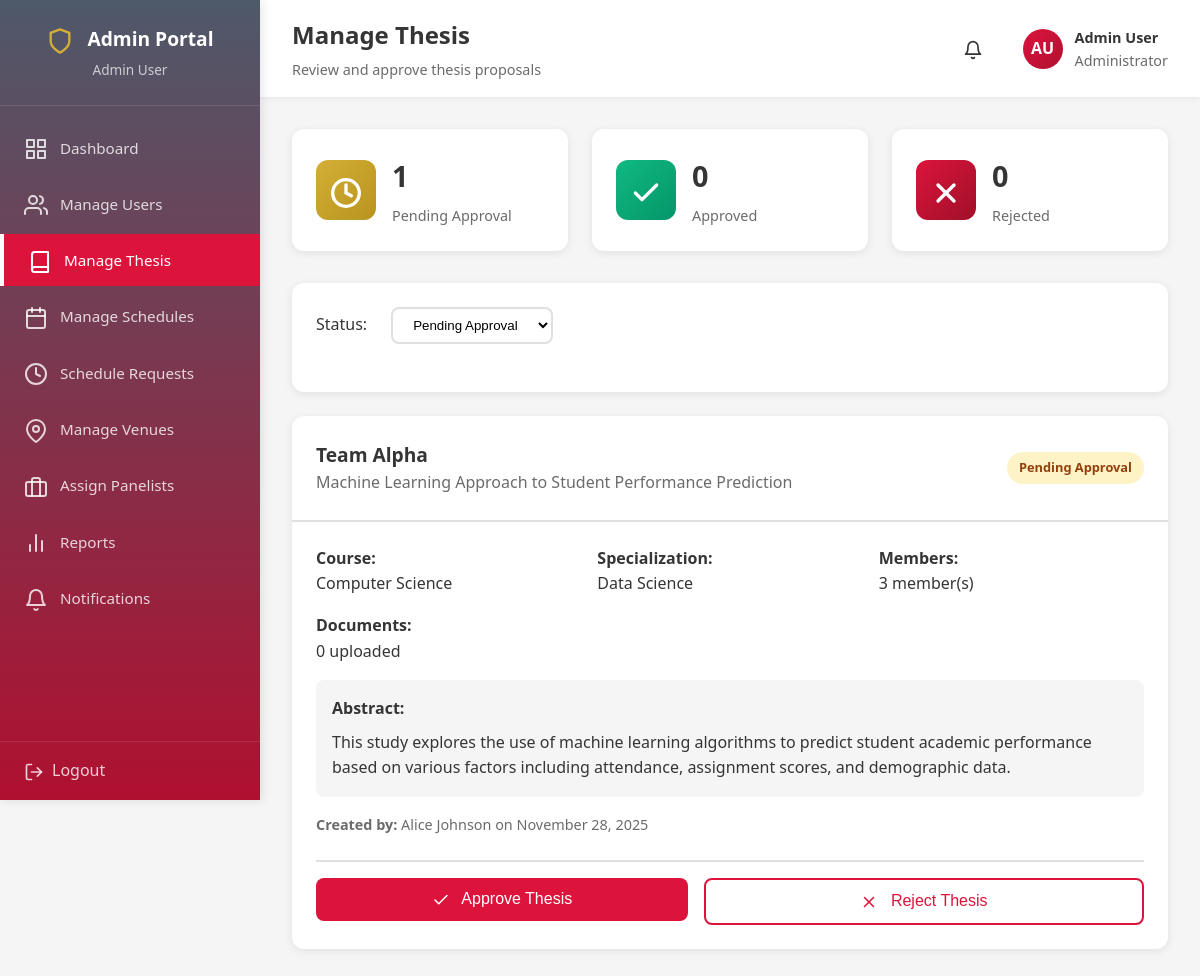
/admin/manage-thesis.php (signed in), run on the app's committed database.
### tables this page shows
CREATE TABLE `thesis_groups` (
  `group_id` int(11) NOT NULL,
  `group_name` varchar(255) NOT NULL,
  `thesis_title` varchar(500) DEFAULT NULL,
  `abstract` text DEFAULT NULL,
  `course` varchar(100) DEFAULT NULL,
  `specialization` varchar(100) DEFAULT NULL,
  `status` enum('pending','pending_approval','approved','rejected','completed') DEFAULT 'pending',
  `created_by` int(11) NOT NULL,
  `approved_by` int(11) DEFAULT NULL,
  `approved_at` datetime DEFAULT NULL,
  `rejection_reason` text DEFAULT NULL,
  `created_at` datetime NOT NULL DEFAULT current_timestamp(),
  `updated_at` datetime DEFAULT NULL ON UPDATE current_timestamp()
);

CREATE TABLE `users` (
  `user_id` int(11) NOT NULL,
  `name` varchar(255) NOT NULL,
  `email` varchar(255) NOT NULL,
  `password_hash` varchar(255) NOT NULL,
  `role` enum('admin','student','panelist') NOT NULL,
  `status` enum('active','inactive') DEFAULT 'active',
  `created_at` datetime NOT NULL DEFAULT current_timestamp(),
  `updated_at` datetime DEFAULT NULL ON UPDATE current_timestamp()
);

### admin/manage-thesis.php (the view, shortened to what this page needs)
<?php
require_once '../db_connect.php';
$filter = $_GET['status'] ?? 'pending_approval';
$where = $filter === 'all' ? "1=1" : "tg.status = '$filter'";
try {
    $stmt = $pdo->prepare("
        SELECT tg.*, u.name as created_by_name,
               COUNT(DISTINCT gm.user_id) as member_count,
               COUNT(DISTINCT td.document_id) as document_count
        FROM thesis_groups tg
        LEFT JOIN users u ON tg.created_by = u.user_id
        LEFT JOIN group_members gm ON tg.group_id = gm.group_id
        LEFT JOIN thesis_documents td ON tg.group_id = td.group_id
        WHERE $where
        GROUP BY tg.group_id
        ORDER BY tg.created_at DESC
    ");
    $stmt->execute();
    $thesis_groups = $stmt->fetchAll();
    $counts = $pdo->query("SELECT status, COUNT(*) as count FROM thesis_groups GROUP BY status")->fetchAll(PDO::FETCH_KEY_PAIR);
} catch (PDOException $e) {
    $thesis_groups = [];
    $counts = [];
}
?>
<!DOCTYPE html>
<html lang="en">
<head>
    <link rel="stylesheet" href="../assets/css/style.css">
    <link rel="stylesheet" href="../assets/css/dashboard.css">
    <link rel="stylesheet" href="../assets/css/forms.css">
    <link rel="stylesheet" href="../assets/css/icons.css">
</head>
<body>
    <div class="dashboard-wrapper">
        <?php include 'includes/sidebar.php'; ?>
        <div class="main-content">
            <?php include 'includes/topbar.php'; ?>
            <div class="dashboard-content">
                <div class="stats-grid">
                    <div class="stat-card"><div class="stat-icon warning">⏳</div><div class="stat-info"><h3><?php echo $counts['pending_approval'] ?? 0; ?></h3><p>Pending Approval</p></div></div>
                    <div class="stat-card"><div class="stat-icon success">✅</div><div class="stat-info"><h3><?php echo $counts['approved'] ?? 0; ?></h3><p>Approved</p></div></div>
                    <div class="stat-card"><div class="stat-icon danger">❌</div><div class="stat-info"><h3><?php echo $counts['rejected'] ?? 0; ?></h3><p>Rejected</p></div></div>
                </div>
                <div class="content-card">
                    <div class="card-body">
                        <div class="filter-group">
                            <label>Status:</label>
                            <select onchange="window.location.href='manage-thesis.php?status=' + this.value">
                                <option value="pending_approval" <?php echo $filter === 'pending_approval' ? 'selected' : ''; ?>>Pending Approval</option>
                            </select>
                        </div>
                    </div>
                </div>
                <?php if (empty($thesis_groups)): ?>
                    <div class="content-card"><div class="card-body"><div class="empty-state"><div class="icon">📚</div><h3>No Thesis Groups</h3><p>No thesis groups found with this status.</p></div></div></div>
                <?php else: ?>
                    <?php foreach ($thesis_groups as $group): ?>
                        <div class="content-card">
                            <div class="card-header">
                                <div>
                                    <h3><?php echo htmlspecialchars($group['group_name']); ?></h3>
                                    <p style="margin: 0; font-weight: normal; color: var(--text-secondary);"><?php echo htmlspecialchars($group['thesis_title']); ?></p>
                                </div>
                                <span class="badge badge-<?php echo $group['status'] === 'approved' ? 'success' : ($group['status'] === 'rejected' ? 'danger' : 'warning'); ?>">
                                    <?php echo ucfirst(str_replace('_', ' ', $group['status'])); ?>
                                </span>
                            </div>
                            <div class="card-body">
                                <div style="display: grid; grid-template-columns: repeat(auto-fit, minmax(200px, 1fr)); gap: 1rem; margin-bottom: 1rem;">
                                    <div><strong>Course:</strong><p><?php echo htmlspecialchars($group['course']); ?></p></div>
                                    <div><strong>Specialization:</strong><p><?php echo htmlspecialchars($group['specialization']); ?></p></div>
                                    <div><strong>Members:</strong><p><?php echo $group['member_count']; ?> member(s)</p></div>
                                    <div><strong>Documents:</strong><p><?php echo $group['document_count']; ?> uploaded</p></div>
                                </div>
                                <div style="padding: 1rem; background: var(--bg-color); border-radius: 8px;">
                                    <strong>Abstract:</strong>
                                    <p style="margin-top: 0.5rem;"><?php echo nl2br(htmlspecialchars($group['abstract'])); ?></p>
                                </div>
                                <div style="margin-top: 1rem; font-size: 0.9rem; color: var(--text-secondary);">
                                    <strong>Created by:</strong> <?php echo htmlspecialchars($group['created_by_name']); ?> on <?php echo date('F d, Y', strtotime($group['created_at'])); ?>
                                </div>
                                <?php if ($group['status'] === 'pending_approval'): ?>
                                    <div style="margin-top: 1.5rem; padding-top: 1rem; border-top: 2px solid var(--border-color); display: flex; gap: 1rem;">
                                        <form method="POST" style="flex: 1;">
                                            <button type="submit" class="btn btn-primary" style="width: 100%;">✅ Approve Thesis</button>
                                        </form>
                                        <button onclick="openRejectModal(<?php echo $group['group_id']; ?>, '<?php echo htmlspecialchars($group['group_name'], ENT_QUOTES); ?>')" class="btn btn-secondary" style="flex: 1;">❌ Reject Thesis</button>
                                    </div>
                                <?php endif; ?>
                            </div>
                        </div>
                    <?php endforeach; ?>
                <?php endif; ?>
            </div>
        </div>
    </div>
</body>
</html>

### assets/css/style.css (style rules this page uses)
* { margin: 0; padding: 0; box-sizing: border-box; }
:root { --primary-color: #DC143C; --primary-hover: #B01030; --secondary-color: #353535; --accent-gold: #D4AF37; --bg-ivory: #FFFFF0; --silver-gray: #BBAFAF; --success-color: #10b981; --error-color: #DC143C; --warning-color: #D4AF37; --bg-color: #F5F5F5; --card-bg: #FFFFFF; --text-primary: #353535; --text-secondary: #6b6b6b; --border-color: #e0e0e0; --shadow: 0 2px 8px rgba(53, 53, 53, 0.1); --shadow-lg: 0 8px 24px rgba(53, 53, 53, 0.15); }
body { font-family: 'Segoe UI', Tahoma, Geneva, Verdana, sans-serif; background-color: var(--bg-color); color: var(--text-primary); line-height: 1.6; min-height: 100vh; }
.btn { display: inline-block; padding: 0.75rem 2rem; font-size: 1rem; font-weight: 500; border: none; border-radius: 8px; cursor: pointer; transition: all 0.3s ease; text-decoration: none; }
.btn-primary { background-color: var(--primary-color); color: white; }
.btn-secondary { background-color: transparent; color: var(--primary-color); border: 2px solid var(--primary-color); }

### assets/css/dashboard.css (style rules this page uses)
.dashboard-wrapper { display: flex; min-height: 100vh; background-color: var(--bg-color); }
.main-content { flex: 1; margin-left: 260px; transition: margin-left 0.3s ease; }
.dashboard-content { padding: 2rem; }
.stats-grid { display: grid; grid-template-columns: repeat(auto-fit, minmax(240px, 1fr)); gap: 1.5rem; margin-bottom: 2rem; }
.stat-card { background: white; padding: 1.5rem; border-radius: 12px; box-shadow: var(--shadow); display: flex; align-items: center; gap: 1rem; transition: transform 0.3s ease, box-shadow 0.3s ease; }
.stat-icon { width: 60px; height: 60px; border-radius: 12px; display: flex; align-items: center; justify-content: center; font-size: 1.8rem; }
.stat-icon.success { background: linear-gradient(135deg, #10b981 0%, #059669 100%); color: white; }
.stat-icon.warning { background: linear-gradient(135deg, #f59e0b 0%, #d97706 100%); color: white; }
.stat-icon.danger { background: linear-gradient(135deg, #ef4444 0%, #dc2626 100%); color: white; }
.stat-info h3 { font-size: 1.8rem; font-weight: 700; color: var(--text-primary); margin-bottom: 0.25rem; }
.stat-info p { font-size: 0.9rem; color: var(--text-secondary); }
.content-card { background: white; border-radius: 12px; box-shadow: var(--shadow); margin-bottom: 1.5rem; overflow: hidden; }
.card-header { padding: 1.5rem; border-bottom: 2px solid var(--border-color); display: flex; justify-content: space-between; align-items: center; }
.card-header h3 { font-size: 1.2rem; color: var(--text-primary); font-weight: 600; }
.card-body { padding: 1.5rem; }
.badge { display: inline-block; padding: 0.35rem 0.75rem; font-size: 0.8rem; font-weight: 600; border-radius: 20px; text-transform: capitalize; }
.badge-warning { background-color: #fef3c7; color: #92400e; }

### assets/css/forms.css (style rules this page uses)
.filter-group { display: flex; gap: 1rem; align-items: center; flex-wrap: wrap; margin-bottom: 1.5rem; }
.filter-group label { font-weight: 500; color: var(--text-primary); margin-right: 0.5rem; }
.filter-group select { padding: 0.5rem 1rem; border: 2px solid var(--border-color); border-radius: 8px; background-color: white; cursor: pointer; }
::placeholder { color: var(--text-secondary); opacity: 0.6; }

### data on the page
thesis_groups: group_name "Team Alpha", thesis_title "Machine Learning Approach to Student Performance Prediction", status "Pending Approval", course "Computer Science", specialization "Data Science", member_count "3", document_count "0", abstract "This study explores the use of machine learning algorithms to predict student academic performance based on various factors including attendance, assignment scores, and demographic data.", created_by.name "Alice Johnson", created_at "November 28, 2025"

### other printed values
$_SESSION['name'] "Admin User"
$page_title "Manage Thesis"
$page_subtitle "Review and approve thesis proposals"
$initials "AU"
$counts['pending_approval'] "1"
$counts['approved'] "0"
$counts['rejected'] "0"
